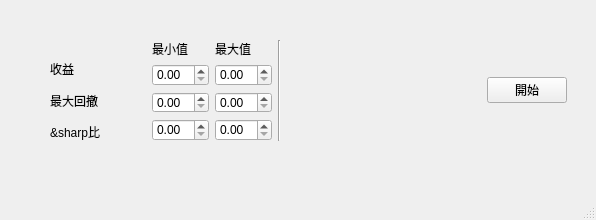
<?xml version="1.0" encoding="UTF-8"?>
<ui version="4.0">
 <class>LayoutDemo</class>
 <widget class="QMainWindow" name="LayoutDemo">
  <property name="geometry">
   <rect>
    <x>0</x>
    <y>0</y>
    <width>596</width>
    <height>220</height>
   </rect>
  </property>
  <property name="sizePolicy">
   <sizepolicy hsizetype="Minimum" vsizetype="Preferred">
    <horstretch>3</horstretch>
    <verstretch>6</verstretch>
   </sizepolicy>
  </property>
  <property name="windowTitle">
   <string>MainWindow</string>
  </property>
  <widget class="QWidget" name="centralwidget">
   <widget class="QWidget" name="layoutWidget">
    <property name="geometry">
     <rect>
      <x>50</x>
      <y>40</y>
      <width>517</width>
      <height>101</height>
     </rect>
    </property>
    <layout class="QHBoxLayout" name="horizontalLayout_2">
     <item>
      <layout class="QVBoxLayout" name="verticalLayout_2">
       <item>
        <widget class="QLabel" name="label_12">
         <property name="text">
          <string/>
         </property>
        </widget>
       </item>
       <item>
        <widget class="QLabel" name="label_10">
         <property name="sizePolicy">
          <sizepolicy hsizetype="Preferred" vsizetype="Preferred">
           <horstretch>0</horstretch>
           <verstretch>1</verstretch>
          </sizepolicy>
         </property>
         <property name="text">
          <string>收益</string>
         </property>
        </widget>
       </item>
       <item>
        <widget class="QLabel" name="label_11">
         <property name="sizePolicy">
          <sizepolicy hsizetype="Preferred" vsizetype="Preferred">
           <horstretch>0</horstretch>
           <verstretch>3</verstretch>
          </sizepolicy>
         </property>
         <property name="text">
          <string>最大回撤</string>
         </property>
        </widget>
       </item>
       <item>
        <widget class="QLabel" name="label_9">
         <property name="sizePolicy">
          <sizepolicy hsizetype="Preferred" vsizetype="Preferred">
           <horstretch>0</horstretch>
           <verstretch>1</verstretch>
          </sizepolicy>
         </property>
         <property name="text">
          <string>&amp;sharp比</string>
         </property>
        </widget>
       </item>
      </layout>
     </item>
     <item>
      <spacer name="verticalSpacer">
       <property name="orientation">
        <enum>Qt::Vertical</enum>
       </property>
       <property name="sizeHint" stdset="0">
        <size>
         <width>20</width>
         <height>40</height>
        </size>
       </property>
      </spacer>
     </item>
     <item>
      <layout class="QGridLayout" name="gridLayout_2">
       <item row="0" column="0">
        <widget class="QLabel" name="label_7">
         <property name="sizePolicy">
          <sizepolicy hsizetype="Preferred" vsizetype="Preferred">
           <horstretch>0</horstretch>
           <verstretch>0</verstretch>
          </sizepolicy>
         </property>
         <property name="text">
          <string>最小值</string>
         </property>
        </widget>
       </item>
       <item row="0" column="1">
        <widget class="QLabel" name="label_8">
         <property name="text">
          <string>最大值</string>
         </property>
        </widget>
       </item>
       <item row="1" column="0">
        <widget class="QDoubleSpinBox" name="doubleSpinBox_returns_min_2">
         <property name="sizePolicy">
          <sizepolicy hsizetype="Minimum" vsizetype="Fixed">
           <horstretch>0</horstretch>
           <verstretch>1</verstretch>
          </sizepolicy>
         </property>
         <property name="maximum">
          <double>0.800000000000000</double>
         </property>
         <property name="singleStep">
          <double>0.010000000000000</double>
         </property>
        </widget>
       </item>
       <item row="1" column="1">
        <widget class="QDoubleSpinBox" name="doubleSpinBox_returns_max_2"/>
       </item>
       <item row="2" column="0">
        <widget class="QDoubleSpinBox" name="doubleSpinBox_maxdrawdown_min_2"/>
       </item>
       <item row="2" column="1">
        <widget class="QDoubleSpinBox" name="doubleSpinBox_maxdrawdown_max_2"/>
       </item>
       <item row="3" column="0">
        <widget class="QDoubleSpinBox" name="doubleSpinBox_sharp_min_2"/>
       </item>
       <item row="3" column="1">
        <widget class="QDoubleSpinBox" name="doubleSpinBox_sharp_max_2"/>
       </item>
      </layout>
     </item>
     <item>
      <widget class="Line" name="line_2">
       <property name="orientation">
        <enum>Qt::Vertical</enum>
       </property>
      </widget>
     </item>
     <item>
      <spacer name="horizontalSpacer">
       <property name="orientation">
        <enum>Qt::Horizontal</enum>
       </property>
       <property name="sizeType">
        <enum>QSizePolicy::Preferred</enum>
       </property>
       <property name="sizeHint" stdset="0">
        <size>
         <width>200</width>
         <height>20</height>
        </size>
       </property>
      </spacer>
     </item>
     <item>
      <widget class="QPushButton" name="pushButton_3">
       <property name="text">
        <string>開始</string>
       </property>
      </widget>
     </item>
    </layout>
   </widget>
  </widget>
  <widget class="QMenuBar" name="menubar">
   <property name="geometry">
    <rect>
     <x>0</x>
     <y>0</y>
     <width>596</width>
     <height>22</height>
    </rect>
   </property>
  </widget>
  <widget class="QStatusBar" name="statusbar"/>
 </widget>
 <resources/>
 <connections/>
</ui>
